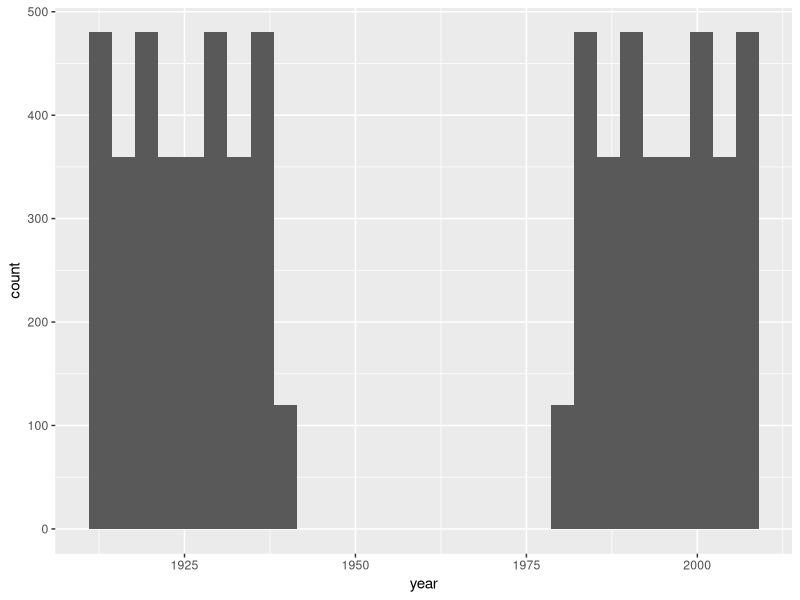
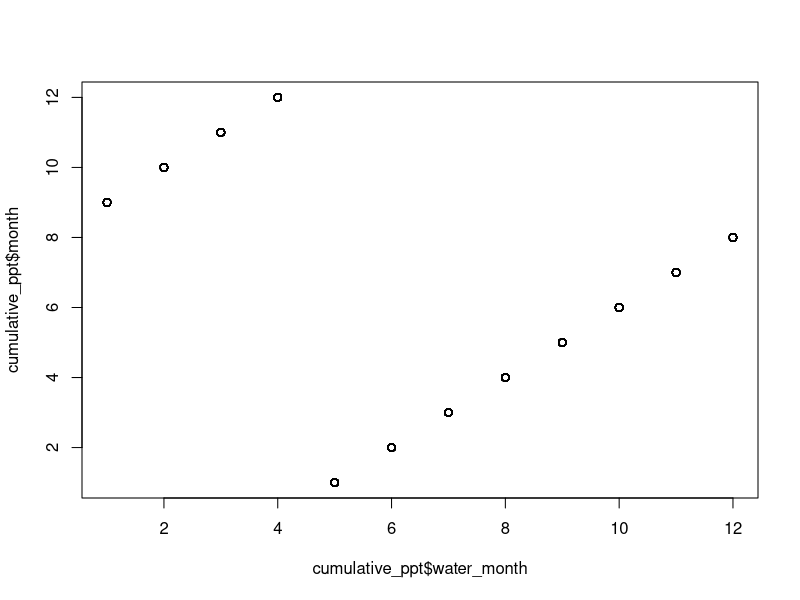
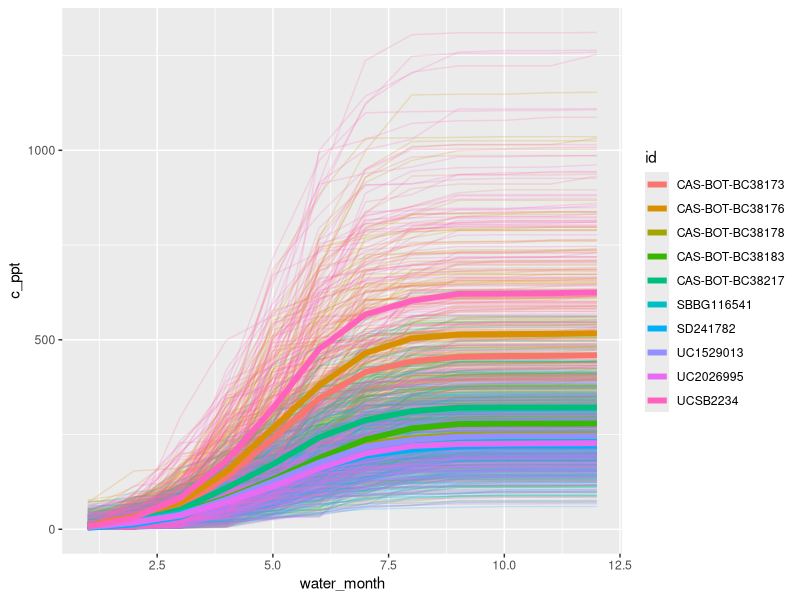
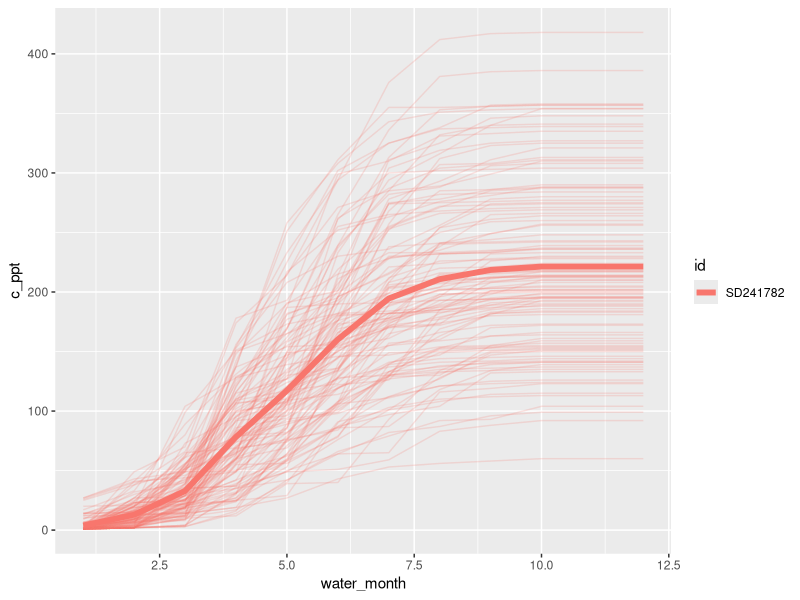

R code for these plots, in order:
# Examples of dplyr functions for manipulating data 
# Megan Bontrager
# 5 May 2020

# See this cheatsheet for more info:
# https://github.com/rstudio/cheatsheets/raw/master/data-transformation.pdf

library(tidyverse)

# This example is with climate NA data, flint BCM script makes data tall already
# Steps are being done separately so you can look at intermediate files, but normally I would combine most of the steps into one chunk with pipes %>% (example given later)



# Pipes ----

# Pipes %>% are a different way of combining functions
# One way of applying 2 functions to a dataframe is like this:
# new_dataframe = function2(function1(old_dataframe, function1arguments), function2arguments)

# Alternaitvely:
# new_dataframe = old_dataframe %>% 
#   function1(arguments) %>% 
#   function2(arguments)

# Functions be arranged horizontally, but stacked is preferred
# new_dataframe = old_dataframe %>% function1(arguments) %>% function2(arguments)

# If you don't specify a new dataframe, the result will print to your console, but not be stored in your environment for future operations.
# You'll notice I do this in some examples so you can just see the head of the output

# When using pipes, you no longer specify dataframes in subsequent lines
# Like this:
# new_dataframe = old_dataframe %>% 
#   function1(column_name)
# Not this:
# new_dataframe = old_dataframe %>% 
#   function1(old_dataframe$column_name)

# Tidyverse functions generally don't require specifying dataframes with a $, and instead, the dataframe is the first argument, with the column separated by a comma
# new_dataframe = function1(old_dataframe, column_name)



# Read in data
wide_data = read_csv("data/climatena_input_1901-2013AMT.csv")

# This data has one row per combination of specimen and year, and columns for each of four variables in 12 months (month is the number in the variable name)
wide_data

table(wide_data$ID1)
names(wide_data)



# Pivot longer----
# Makes wide data tall

tall_data = wide_data %>% 
  pivot_longer(
    # Specify wwhich columns are being made taller (or which should not be)
    # Could list which columns shouldn't be made taller (i.e., the id columns):
    # cols = -c(Year, ID1, Latitude, Longitude, Elevation), 
    # Alternatively, can list which should be combined into one tall column.
    # Here I'm using the matches argument since there are 12*4 columns involved, too many to type out.
    # vertical bars mean "or"
    cols = matches("Tmax|Tmin|Tave|PPT"), 
    # specify the name of the new column with all these column names stacked up
    names_to = "variable",
    # specify name of values column where the cell contents are going
    values_to = "value"
    )
  
# Now we have a tall data frame that has a variable column, with all four varables in it:
tall_data



# Separate ----
# Splits a column into two or more

# It would be better to have month in a separate column from the variable type (i.e. PPT, 7 instead of PPT07):

split_month = tall_data %>% 
  # Separate splits a single column into 2+ columns
  # Can specify separating character (i.e., -, _) or the position to separate at, which is what I've done here
  # Convert means it will try to convert to the most logical column type
  separate(variable, -2, into = c("variable", "month"), convert = TRUE)
split_month
# Now variable and month are in separate columns


# Pivot wider ---- 
# Make tall data wide

# We would rather have one column for each climate variable type instead of all the climate variable types stacked into a single column
vars_columns = split_month %>% 
  pivot_wider(
    # Specify id columns that shouldn't be spread
    id_cols = c(Year, ID1, Latitude, Longitude, Elevation, month), 
    # Specify where new column names should come from
    names_from = variable, 
    # Specify where values should come from
    values_from = value)

vars_columns

# That's looking pretty useable
# For each site in a given year and month, we have four climate variables

# Compare to what we started with:
wide_data
vars_columns
# Much better



# Select ----
# Choose, reorder, rename columns

# Maybe we'd rather have year next to month when we look at the data
# Also, I like simpler names than some of these columns have now

data_reordered = vars_columns %>% 
  # With select, you can:  
  # choose a subset of columns in a frame
  # reorder columns (I did this, specified the first five and then everything else. If I left off everything it would pick only the columns specified by name)
  # rename columns (which I also did here, but could have included old names with out "=" if I just wanted to keep the name)
  # If you just wanted to rename columns, without dropping any or changing order, can use rename()
  # Helpful tricks: can use starts_with(), everything() etc.
  select(id = ID1, lat = Latitude, long = Longitude, elev = Elevation, year = Year, everything())
data_reordered

# If you want to drop a column, you just use "-"
# Eg. drop geographic info
no_geo = data_reordered %>% 
  select(-elev, -lat, -long)
no_geo
# Drop temperature columns
no_temp = data_reordered %>% 
  select(-starts_with("T"))
no_temp


# "Pull" selects a single column and makes it a vector rather than a data frame

lat = data_reordered %>% pull(lat)


# Put them all together ----

# All the major steps above can be consolidated into one chunk. This is usually the code format I'd end up with, though I might write it in steps while troubleshooting.

wide_data = read_csv("data/climatena_input_1901-2013AMT.csv") %>% 
  pivot_longer(
    cols = matches("Tmax|Tmin|Tave|PPT"), 
    names_to = "variable",
    values_to = "value"
  ) %>% 
  separate(variable, -2, into = c("variable", "month"), convert = TRUE) %>% 
  pivot_wider(
    id_cols = c(Year, ID1, Latitude, Longitude, Elevation, month), 
    names_from = variable, 
    values_from = value) %>% 
  select(id = ID1, lat = Latitude, long = Longitude, elev = Elevation, year = Year, everything())
data_reordered



# Distinct ----
# Keep unique combinations

# If we needed to just make a small table of the sites and their geographic info from this dataframe:
# (You'd probably already have this from before you extracted climate, but just for example's sake)

site_table = data_reordered %>% 
  # Select columns of interest
  select(id, lat, long, elev) %>% 
  # Keep only distinct combinations of these columns
  distinct()
site_table

# Now, some examples of summarizing and subsetting this data. 



# Filter ----
# Remove rows from a dataframe based on a condition

recent_clim = data_reordered %>% 
  filter(year > 1980)
# Notice how much smaller this dataframe is
dim(data_reordered)
dim(recent_clim)
summary(data_reordered$year)
summary(data_reordered$year)

# You can also include multiple conditions separated by & or |
clim_8010 = data_reordered %>% 
  filter(year > 1980 & year <= 2010)

# Other flavors of filter:
# Year matches a certain value
example = data_reordered %>% 
  filter(year == 2010)
example

# All years except a certain value
example = data_reordered %>% 
  filter(year != 2010)
example

# Can filter to only rows with ids in a vector of possible values 
example = data_reordered %>% 
  filter(id %in% c("SD241782", "UC1529013"))
example
# Can use any vector in the above, eg., a column from another dataframe

# Can omit rows with ids in a vector of possible values 
example = data_reordered %>% 
  filter(!(id %in% c("SD241782", "UC1529013")))
example

# Vertical bar means "or"
example = data_reordered %>% 
  filter((year > 1980 & year < 2010) | (year > 1910 & year < 1940))
example

# Note you can wrap these piped chunks in plot code (but I usually don't except during data exploration or for testing)
ggplot(data = data_reordered %>% 
  filter(year > 1980 & year < 2010 | year > 1910 & year < 1940)) +
  geom_histogram(aes(x = year))

# Other useful filter operators: is.na(column), !is.na(), <=, >=



# Arrange ----
# Sorts rows
# Useful for quickly looking at which rows contain outliers, etc.

# Quick look at which sites/years/months were wettest:
data_reordered %>% arrange(-PPT)



# Count ----

# Count is kind of like table and returns counts for each unique combination of the specified variables
data_reordered %>% count(id)
data_reordered %>% count(id, year)



# Group by, mutate, summarize ----

# group_by is SUPER useful. It creates invisible group structure in your dataframe, and all subsequent functions are applied within those groups, until you change the grouping structure or ungroup.
# For a list of summary functions, see cheatsheet
# You can also use custom functions

clim_8010 %>% group_by(id)
# If you use group_by alone (which you wouldn't normally do), the only indication you'll see is text indicating how many groups you have near the top of the printout in the console

# You can specify multiple grouping factors
clim_8010 %>% group_by(id, month)

# group_by is usually used with nutate or summarize.
# mutate calculates within groups, but adds a column and doesn't drop rows. 
# summarize calculates within groups and retains only one row per group

# First, use mutate to calculate summed PPT at each site (across 30 years!)
clim1 = clim_8010 %>% 
  group_by(id) %>% 
  mutate(total_ppt = sum(PPT))
dim(clim1)
clim1
# See the new column?
table(clim1$total_ppt, clim1$id)
# Each site has one value for total ppt, but this is repeated in each of 360 rows

# In contrast, summarize:
clim2 = clim_8010 %>% 
  group_by(id) %>% 
  summarise(total_ppt = sum(PPT))
dim(clim2)
clim2
table(clim2$total_ppt, clim2$id)
# The only columns retained are the grouping variables and the calculated variables, and there is just one row per group

# If you want to retain other columns with summarize, you'll need to add them to the group_by line
# Keep an eye on your row numbers, if they increase when you add grouping variables, make sure that makes sense
# For example, here that might indicate a typo, since each id should have only one location
clim3 = clim_8010 %>% 
  group_by(id, lat, long, elev) %>% 
  summarise(total_ppt = sum(PPT))
clim3

# You can summarize multiple variables at once
clim4 = clim_8010 %>% 
  group_by(id, lat, long, elev) %>% 
  summarise(total_ppt = sum(PPT), 
            mean_temp = mean(Tave), 
            max_ppt = max(PPT))
clim4

# Same with mutate()
clim5 = clim_8010 %>% 
  group_by(id, lat, long, elev) %>% 
  mutate(total_ppt = sum(PPT), 
         mean_temp = mean(Tave), 
         max_ppt = max(PPT))
clim5

# mutate can be used with if_else
clim6 = clim_8010 %>% 
  group_by(id, lat, long, elev) %>% 
  mutate(pre1990 = if_else(year<1990, "yes", "no"))
clim6 %>% sample_n(10)
# I use sample n here to show 10 random rows, rather than the first 10, to check how a variety of years were coded

# Can also skip the if_else and just populate with true/false based on a condition
clim7 = clim_8010 %>% 
  group_by(id, lat, long, elev) %>% 
  mutate(pre1990 = year < 1990)
clim7 %>% sample_n(10)

# transmute is like mutate but drops all columns except the grouping columns and the new one
# I have never really encountered circumstances where I need to use transmute. 
clim_8010 %>% 
  group_by(id, lat, long, elev) %>% 
  transmute(total_ppt = sum(PPT))

# You can also get fancy with summarize _all, _if, _at (and mutate _all, _if, _at)

# summarize_all calculates summary functions for all non-grouping variables
# So here, we're calculating monthly means across the 30 years
# Month and year columns are no longer really useful, but illustrate what is happening
clim_8010 %>% 
  group_by(id, lat, long, elev) %>% 
  summarize_all(.funs = mean) 

# summarize_at calculates summary functions for specified variables
clim_8010 %>% 
  group_by(id, lat, long, elev) %>% 
  summarize_at(.funs = mean, vars(Tave, PPT))
clim_8010 %>% 
  group_by(id, lat, long, elev) %>% 
  # calculates summary for specified variables
  summarize_at(.funs = mean, vars(starts_with("T")))

# summarize_if calculates summary on certain column types
clim_8010 %>% 
  group_by(id, lat, long, elev) %>% 
  # calculates summary for specified variables
  summarize_if(.funs = mean, is.numeric)

  
  
  
# Cumulative functions ----

# A bit random and sloppy.

# Mutate can also be used with cumulative functions. This can be useful if you are looking at things like growing degree days, cumulative germination, etc. You need to pay attention to row order when using cumulative functions.
# Example: look at precipitation accumulation beginning in september of each year
# Will build up code so you can see the process
cumulative_ppt = data_reordered %>% 
  # First need to adjust months to make it easy to call september first month
  mutate(water_month = ifelse(month >= 9, month - 8, month + 4))
# Did that work? take a look
table(cumulative_ppt$water_month)
plot(cumulative_ppt$water_month, cumulative_ppt$month)

cumulative_ppt = data_reordered %>% 
  # First need to adjust months to make it easy to call september first month
  mutate(water_month = ifelse(month >= 9, month - 8, month + 4)) %>% 
  # Arrange by id, year, water month
  arrange(id, year, water_month)
cumulative_ppt

cumulative_ppt = data_reordered %>% 
  # First need to adjust months to make it easy to call september first month
  mutate(water_month = ifelse(month >= 9, month - 8, month + 4)) %>% 
  # Arrange by id, year, water month
  arrange(id, year, water_month) %>% 
  # Now want to group by site and year
  group_by(id, year) %>% 
  # And calculate cumulative ppt
  mutate(c_ppt = cumsum(PPT), 
         # Need to make a grouping variable if we want to plot lines individually (should be a way around this in the plot code?)
         gr = str_c(id, year))

# Filter to the month in each year where 100 mm of rain has accumulated, calculate mean month 
cumulative_ppt %>% 
  filter(c_ppt > 100) %>% 
  group_by(id, year) %>% 
  summarize(first_month = min(water_month)) %>% 
  group_by(id) %>% 
  summarise(mean_month = mean(first_month)) %>% 
  arrange(mean_month)
# Sept = 1, so dec = 4. almost 1.5 months different, on average between early and late sites
# Not sure this is actually how I'd look at inter-annual variation, just an example of how these functions work!

# Can also plot cumulative values (think lines for each year, thick lines for means)
ggplot() +
  geom_line(data = cumulative_ppt, aes(x = water_month, y = c_ppt, color = id, group = gr), alpha = 0.2)  +
  stat_summary(data = cumulative_ppt, geom = "line", aes(x = water_month, y = c_ppt, color = id), size = 2) 
# Chaotic plot, but just an example

# Can use filter in plot code
ggplot() +
  geom_line(data = filter(cumulative_ppt, id == "SD241782"), aes(x = water_month, y = c_ppt, color = id, group = gr), alpha = 0.2)  +
  stat_summary(data = filter(cumulative_ppt, id == "SD241782"), geom = "line", aes(x = water_month, y = c_ppt, color = id), size = 2) 

